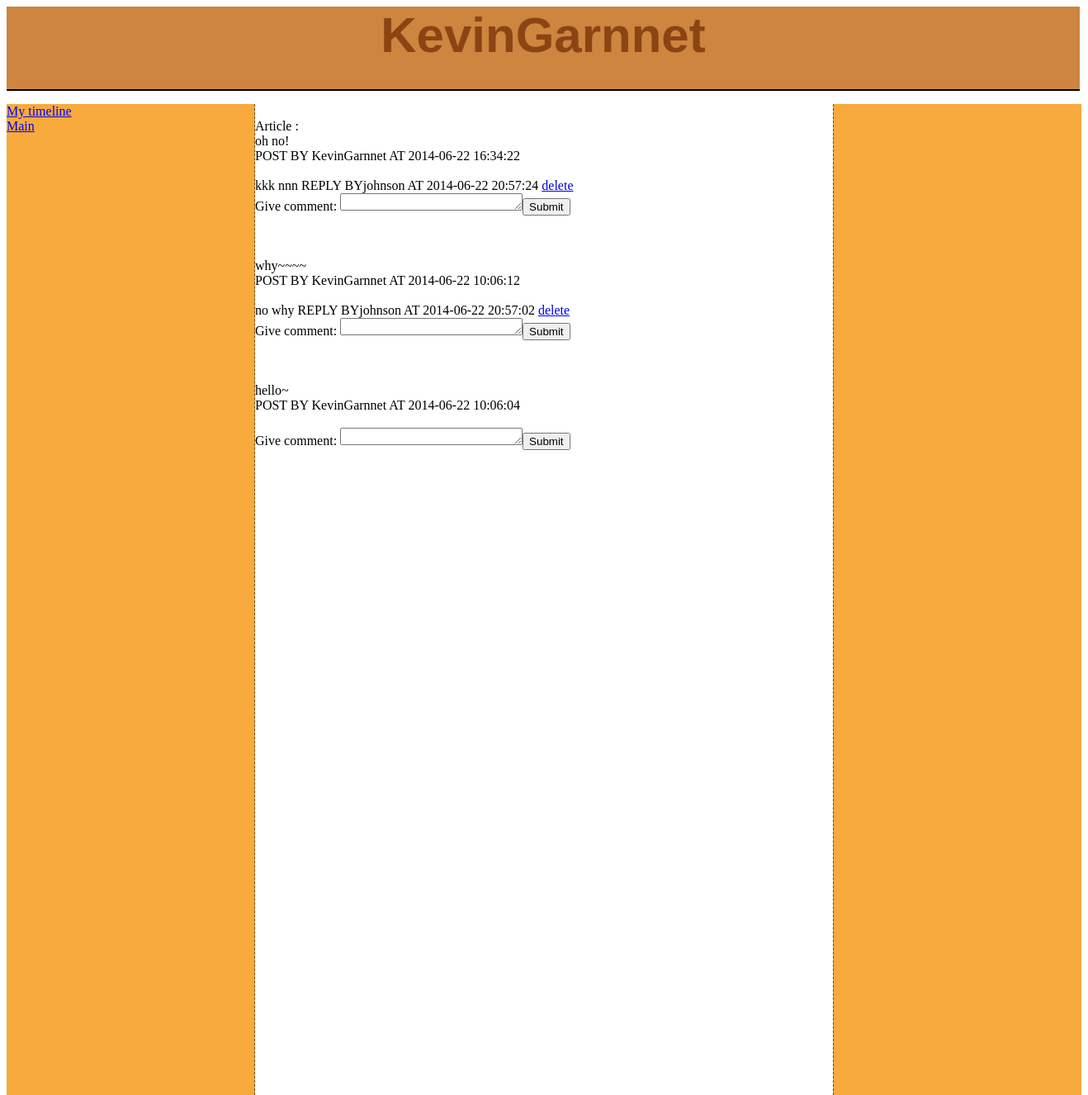
Page /timeline.php?uid=2 (signed in) on the committed database.
### tables this page shows
CREATE TABLE IF NOT EXISTS `personal_info` (
  `uid` varchar(15) NOT NULL,
  `name` varchar(30) NOT NULL,
  `sex` enum('M','F') NOT NULL,
  `birthday` date NOT NULL,
  `hid` varchar(15) NOT NULL,
  `modtime` datetime NOT NULL,
  PRIMARY KEY (`uid`)
);

CREATE TABLE IF NOT EXISTS `article` (
  `aid` int(15) NOT NULL,
  `content` varchar(100) NOT NULL,
  `post_time` datetime NOT NULL,
  `uid` int(15) NOT NULL,
  PRIMARY KEY (`aid`)
);

CREATE TABLE IF NOT EXISTS `reply` (
  `rid` int(15) NOT NULL,
  `aid` int(15) NOT NULL,
  `uid` int(15) NOT NULL,
  `text` varchar(50) NOT NULL,
  `response_time` datetime NOT NULL,
  PRIMARY KEY (`response_time`)
);

### timeline.php (the view, shortened to what this page needs)
<html>
<head>
<link href="style.css" rel="stylesheet" type="text/css">
</head>
<body>
<?php
if(isset($_SESSION['name']) && $_GET['uid']){
	$host ="localhost";
	$username = "dbuser";
	$password = "dbuser";
	$database = "db_0010145";
	$con = mysqli_connect($host, $username, $password, $database);
	echo '<div id="header"><p>';
	$now_name= "SELECT name FROM personal_info WHERE uid ='".$_GET['uid']."'" ;
	$b1=mysqli_query($con,$now_name);
	$row2=mysqli_fetch_array($b1);
	echo $row2['name'];
	echo "<br/>";
	echo '</div></p>';
	$now_id=$_GET['uid'];
	echo '<div id="leftnav">';
	if($now_id!==$_SESSION['uid']){
		$link=$_SESSION['uid'];
		$word="My timeline";
		echo "<a href=\"timeline.php?uid=$link\">".$word."</a>";
		echo"<br/>";
	}
	echo '<a href="main.php">Main</a>';
	echo '</div>';
	}
	echo '<div id="rightnav">';
	echo '</div>';
	echo'<div id="body">';
	if($now_id!=$_SESSION['uid']){
	$article = "SELECT aid,content,uid,post_time FROM article WHERE uid ='".$now_id."'ORDER BY post_time DESC" ;
	$a=mysqli_query($con,$article);
	$number=mysqli_num_rows($a);
	$j=1;
	echo"<br/>";
	echo "Article : <br/>";
	while($j<=$number){
		$row=mysqli_fetch_array($a);
		echo $row['content'];
		echo"<br/>";
		echo"POST BY ";
		$select= "SELECT name FROM personal_info WHERE uid ='".$now_id."'" ;
		$b=mysqli_query($con,$select);
		$row1=mysqli_fetch_array($b);
		echo $row1['name'];
		echo" AT ";
		echo $row['post_time'];
		$postid1=$row['aid'];
		$comment = "SELECT rid,aid,uid,text,response_time FROM reply WHERE aid ='".$postid1."'ORDER BY response_time DESC" ;
		$s=mysqli_query($con,$comment);
		$numberofresponse=mysqli_num_rows($s);
		$k=1;
		echo"<br/>";
		while($k<=$numberofresponse){
			echo"<br/>";
			$response=mysqli_fetch_array($s);
			echo $response['text'];
			$selectname= "SELECT name FROM personal_info WHERE uid ='".$response['uid']."'" ;
			$how=mysqli_query($con,$selectname);
			$response1=mysqli_fetch_array($how);
			echo" REPLY BY";
			echo $response1['name'];
			echo" AT ";
			echo $response['response_time'];
			if($response['uid']==$_SESSION['uid']){
				$rid=$response['rid'];
				echo " <A href=deleteresponse.php?response=$rid ;>delete</A>";
			}
			$k++;
		}
		echo"<br/>";
		echo"<form method=\"post\" action=\"addresponse.php\">";
		echo"Give comment: ";
		echo"<textarea name=\"text\" rows=\"1\" cols=\"25\">";
		echo"</textarea>";
		echo"<input type=\"submit\">";
		echo"</form>";
		echo "<br/><br/>";
		$j++;
	}
	}
	echo '</div>';
?>
</body>
</html>

### style.css (style rules this page uses)
#header { width: 1300px; height: 100px; position: relative; background-color: peru; border-bottom: 2px solid #000000; }
#header p { color:saddlebrown; font-family:Arial; font-weight:bold; font-size: 60px; text-align:center; }
#leftnav { float: left; width: 300px; height: 1200px; background-color: #F8AA3C; border-right:1px dashed #694717; }
#rightnav { float: right; width: 300px; height: 1200px; background-color: #F8AA3C; border-left: 1px dashed #694717; }
#body { width: 700px; margin-left:301px; margin-right:301px; }

### rows in the picture
personal_info: name "KevinGarnnet"
article: content "oh no!", uid.name "KevinGarnnet", post_time "2014-06-22 16:34:22"
reply: text "kkk nnn", uid.name "johnson", response_time "2014-06-22 20:57:24"
article: content "why~~~~", uid.name "KevinGarnnet", post_time "2014-06-22 10:06:12"
reply: text "no why", uid.name "johnson", response_time "2014-06-22 20:57:02"
article: content "hello~", uid.name "KevinGarnnet", post_time "2014-06-22 10:06:04"

### other values in the picture
$word "My timeline"
